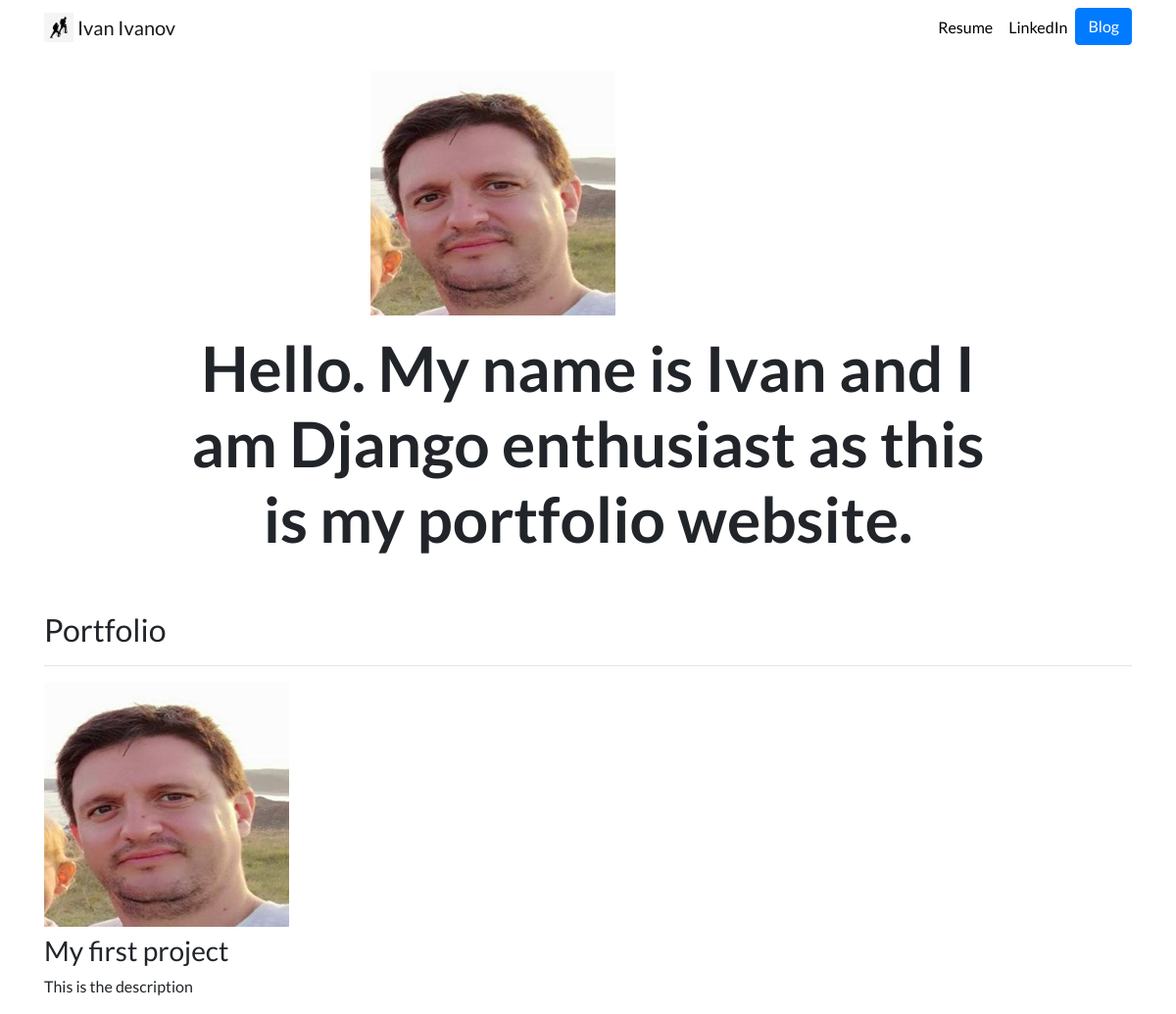
Before: / with the older database file.
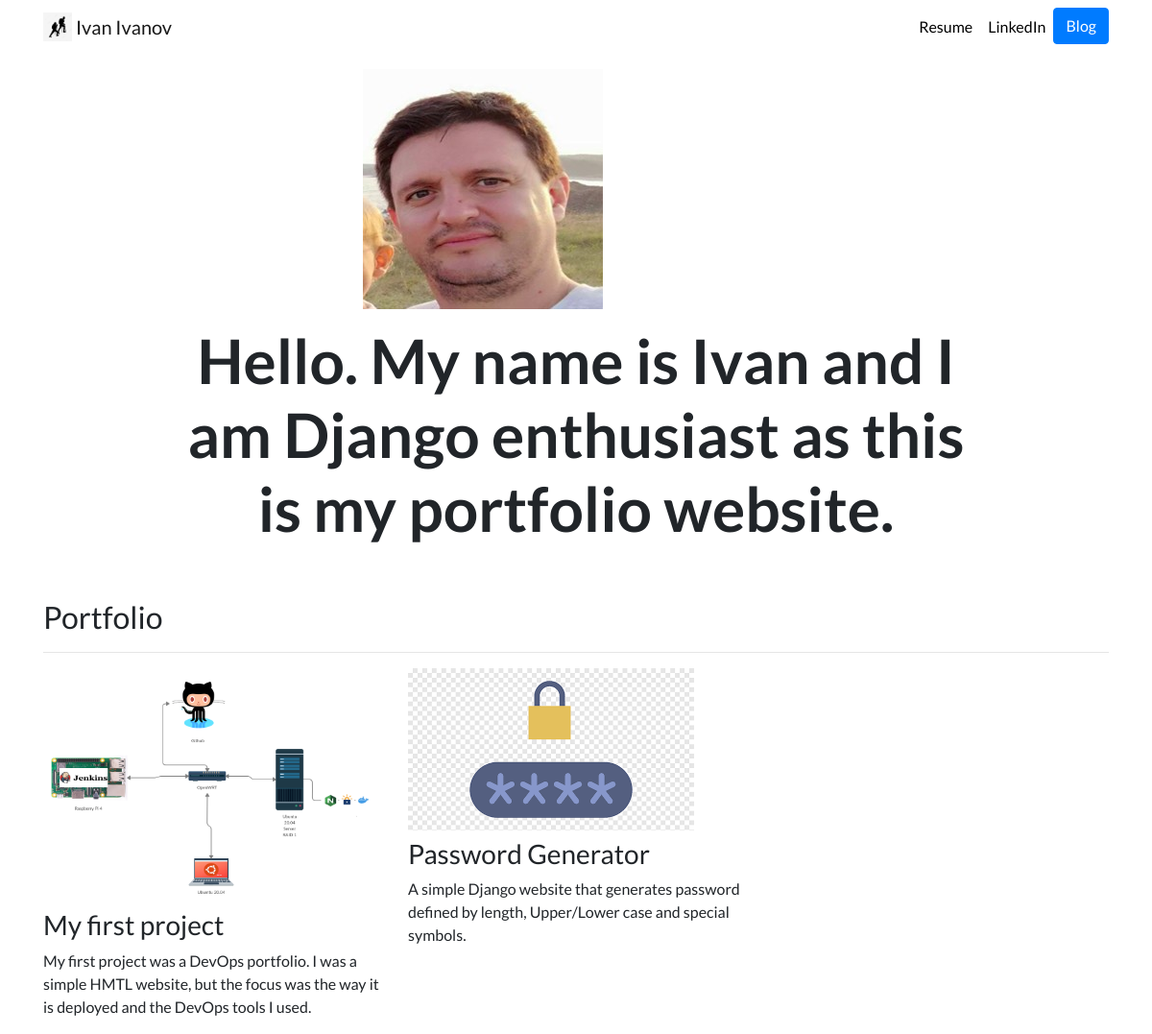
After: the same page with the newer database file.
### portfolio/models.py (models this page shows, shortened)
class Project(models.Model):
    title = models.CharField(max_length=100)
    description = models.CharField(max_length=250)
    image = models.ImageField(upload_to='portfolio/images/')
    url = models.URLField(blank=True)

### portfolio/views.py (the view)
# urls.py: 2. Add a URL to urlpatterns:  path('', views.home, name='home')
def home(request):
    projects = Project.objects.all()
    return render(request, 'portfolio/home.html', {'projects':projects})

### portfolio/templates/portfolio/home.html
{% extends "portfolio/base.html" %}
{% load static %}
{% block content %}
<div class="row justify-content-center my-3">
  <div class="col-5">
    <img src="{% static 'portfolio/me.jpeg' %}" class="img-fluid">
  </div>
</div>
<div class="row justify-content-center mb-3">
  <div class="col-md-9 text-center">
    <h1 id="hometext" class="font-weight-bold">Hello. My name is Ivan and I am Django enthusiast as this is my portfolio website.</h1>
  </div>
</div>
<h2 class="mt-5">Portfolio</h2>
<hr>
<div class="row">
  {% for project in projects %}
  <div class="col-lg-4 col-md-6">
    {% if project.url %}
    <a href="{{ project.url }}" target="_blank">
      <img src="{{ project.image.url }}" class="img-fluid mb-2">
    </a>
    {% else %}
    <img src="{{ project.image.url }}" class="img-fluid mb-2">
    {% endif %}
    <h3>{{ project.title }}</h3>
    <p>{{ project.description }}</p>
  </div>
  {% endfor %}
</div>
{% endblock %}

### portfolio/templates/portfolio/base.html (shortened to what this page needs)
{% load static %}
<!doctype html>
<html lang="en">
<head>
  <link rel="stylesheet" href="https://stackpath.bootstrapcdn.com/bootstrap/4.4.1/css/bootstrap.min.css">
  <link rel="stylesheet" href="{% static "portfolio/custom.css" %}">
</head>
<body>
  <nav id="topNav" class="navbar navbar-expand-md navbar-light">
    <div class="container">
      <a class="navbar-brand" href="{% url 'home' %}">
        <img src="{% static "portfolio/Logo.png" %}" width="30" height="30" class="d-inline-block align-top" alt="Nick's Logo">
        <span>Ivan Ivanov</span>
      </a>
      <div class="collapse navbar-collapse text-center" id="navbarNav">
        <ul class="navbar-nav ml-auto">
          <li class="nav-item">
            <a class="nav-link" href="{% static "portfolio/Resume.pdf" %}">Resume</a>
          </li>
          <li class="nav-item">
            <a class="nav-link" href="https://www.linkedin.com/in/ivan-ivanov-9b35652a/" target="_blank">LinkedIn</a>
          </li>
          <li>
            <a role="button" href="{% url 'blog:all_blogs' %}" class="btn btn-primary">Blog</a>
          </li>
        </ul>
      </div>
    </div>
  </nav>
  <div class="container">
    {% block content %}{% endblock %}
  </div>
</body>
</html>

### portfolio/static/portfolio/custom.css (style rules this page uses)
.navbar-nav .nav-link { color: rgba(0,0,0,1) !important; }
body { font-family: 'Lato', sans-serif; }
@media (min-width: 992px) { #hometext { font-size: 4rem; } }

Changed rows visible on the page:
changed Project "My first project": image: a different picture; description "This is the description" → "My first project was a DevOps portfolio. I was a simple HMTL website, but the focus was the way it is deployed and the DevOps tools I used."
added Project: image (picture), title "Password Generator", description "A simple Django website that generates password defined by length, Upper/Lower case and special symbols."
